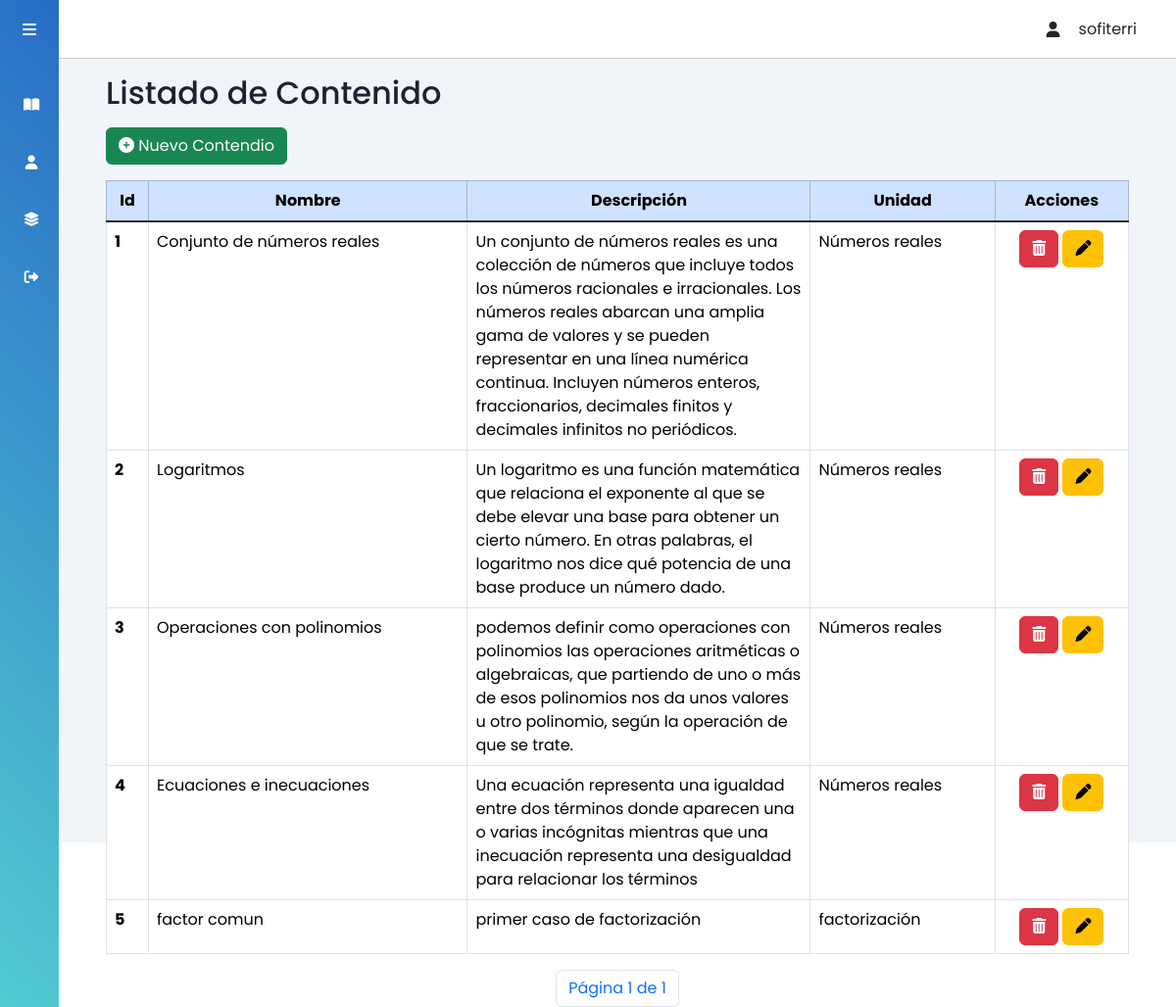
The app's page /contenido/ (signed in) with its own data.
### tasks/models.py (models this page shows, shortened)
class Contenido(models.Model):
    nombre = models.CharField(max_length=100)
    descripcion= models.TextField(blank=True)
    unidad = models.ForeignKey(Unidad, on_delete=models.CASCADE)

class Unidad(models.Model):
    nombre = models.CharField(max_length=100)
    def __str__(self):
        return self.nombre

### tasks/views.py (the view)
# urls.py: path('contenido/', views.vwcontenido, name='contenido'),
@login_required
def vwcontenido(request):
    contenido_list = Contenido.objects.all()
    paginator = Paginator(contenido_list, 5)
    page = request.GET.get('page')  # Obtener el número de página de la URL
    try:
        contenido = paginator.page(page)
    except PageNotAnInteger:
        contenido = paginator.page(1)
    except EmptyPage:
        contenido = paginator.page(paginator.num_pages)
    return render(request, 'create_contenido.html', {'contenido': contenido, 'btnContenido': 'activado'})

### tasks/context_processors.py (called while the page is built)
def user_email(request):
    user = request.user
    if user.is_authenticated:
        email = user.email
        username = user.username
        first_name = user.first_name
        last_name = user.last_name
    else:
        email = None
        username = None
        first_name = None
        last_name = None
    return {
        'user_email': email,
        'user_username': username,
        'user_first_name': first_name,
        'user_last_name': last_name
    }

### tasks/templates/create_contenido.html (shortened to what this page needs)
{% extends 'profile.html' %}
{% load static %}
{% block content %}
<h2 class="dash-title">Listado de Contenido</h2>
<section class="row pl-5 w-100">
  <section class="form-group justify-content-center">
    <section class="col-sm-12">
      <button type="button" class="btn btn-success" data-bs-toggle="modal" data-bs-target="#modalRegister-Contenido">
        <i class="fa fa-plus-circle"></i> Nuevo Contendio
      </button>
      <div id="alertContainer" class="position-absolute top-0 end-0" style="padding-top: 20px;padding-right: 10px;">
      </div>
    </section>
  </section>
</section>
<div class="row">
  <div class="col-md-12 tabla-unidad mt-3">
    <table class="table table-bordered">
      <thead class="table-primary fixed-column-width">
        <tr class="encabezados-tabla">
          <th scope="col">Id</th>
          <th scope="col">Nombre</th>
          <th class="descripcion" scope="col">Descripción</th>
          <th scope="col">Unidad</th>
          <th scope="col">Acciones</th>
        </tr>
      </thead>
      <tbody class="table-group-divider ">
        {% if contenido %}
        {% for u in contenido %}
        <tr class="cuerpo-tabla" data-id="{{ u.id }}">
          <th scope="row">{{ u.id }}</th>
          <td class="nombre-contenido">{{ u.nombre }}</td>
          <td class="descripcion-contenido">{{ u.descripcion }}</td>
          <td class="unidad-contenido">{{ u.unidad }}</td>
          <td class="btnAc">
            <a class="btn btn-danger" href="javascript:confi_delet_contenido({{u.id}});"><i class="fa fa-trash"
                aria-hidden="true"></i></a>
            <button type="button" vid="{{ u.id }}" class="btnObtenerContenido btn btn-warning" data-bs-toggle="modal"
              data-bs-target="#modalEdit-Contenido">
              <i class="fa-solid fa-pen"></i>
            </button>
          </td>
        </tr>
        {% endfor %}
        {% else %}
        <p>No se encontraron contenido registradas.</p>
        {% endif %}
      </tbody>
    </table>
    <div class="d-flex justify-content-center mt-3" class="page-link">
      <div class="pagination">
        <li class="page-item"><a class="page-link">
          Página {{ contenido.number }} de {{ contenido.paginator.num_pages }}</a></li>
      </div>
    </div>
  </div>
</div>
{% endblock %}

### tasks/templates/profile.html (shortened to what this page needs)
{% load static %}
<!DOCTYPE html>
<html lang="en">
<head>
    <link href="https://cdn.jsdelivr.net/npm/bootstrap@5.3.1/dist/css/bootstrap.min.css" rel="stylesheet"
>
    <link rel="stylesheet" href="{% static 'css/style-profile.css' %}">
</head>
<body>
    <div class="panel-izquierdo">
        <div class="panel-izquierdo-encabezados">
            <label for="panel-izquierdo-boton" class="fa-solid fa-bars"></label>
        </div>
        <div class="panel-izquierdo-opciones">
            <ul>
                {% if user.is_authenticated %}
                {% if perms.tasks.add_unidad %}
                <li>
                    <a class="btn-opcion {{ btnUnidad }}" href="{% url 'unidad' %}">
                        <span class="fas fa-clipboard-check"></span>
                        <span>Unidad</span>
                    </a>
                </li>
                <li>
                    <a href="{% url 'contenido' %}">
                        <span class="fas fa-book-open"></span>
                        <span>Contenido</span>
                    </a>
                </li>
                <li>
                    <a href="{% url 'temas' %}">
                        <span class="fas fa-lightbulb"></span>
                        <span>Temas</span>
                    </a>
                </li>
                <li>
                    <a href="{% url 'material' %}">
                        <span class="fas fa-file-alt"></span>
                        <span>Material</span>
                    </a>
                </li>
                <li>
                    <a href="{% url 'visualizar_reporte' %}">
                        <span class="fa-solid fa-clipboard-user"></span>
                        <span>Reportes Estudiantes</span>
                    </a>
                </li>
                <li>
                    <a href="{% url 'aula_documento' %}">
                        <span class="fa-solid fa-file"></span>
                        <span>Reportes Contenido</span>
                    </a>
                </li>
                {% else %}
                <li>
                    <a href="{% url 'contenido_alu' %}">
                        <span class="fa-solid fa-book-open"></span>
                    </a>
                </li>
                <li>
                    <a href="{% url 'perfil_alu' %}">
                        <span class="fa-solid fa-user"></span>
                    </a>
                </li>
                <li>
                    <a href="{% url 'avance_alu' %}">
                        <span class="fa-solid fa-layer-group"></span>
                    </a>
                </li>
                {% endif %}
                <li>
                    <a href="{% url 'logout' %}">
                        <span class="fa-solid fa-right-from-bracket"></span>
                    </a>
                </li>
                {% endif %}
            </ul>
        </div>
    </div>
    <div class="main-content">
        <header class="encabezados-contenido">
            <div class="social-icons me-4">
                <span class="fa-solid fa-user"></span>
                <span>{% if user_email %}{{ user_email }}{% else %}Invitado{% endif %}</span>
            </div>
        </header>
        <main>
            {% block content %}
            {% endblock %}
        </main>
    </div>
</body>
</html>

### static/css/style-profile.css (style rules this page uses)
:root { --main-color: #004aad; --main-colo2: #5DE0E6; --color-dark: #1D2231; --text-orange: #fcab4f; --text-black: #0d0f14; --text-white: #fff; }
* { font-family: 'Poppins', sans-serif; margin: 0; padding: 0; box-sizing: border-box; }
.panel-izquierdo { height: 100%; width: 240px; position: fixed; left: 0; top: 0; z-index: 100; background: linear-gradient(45deg, #53CCD1, #286CC6); color: #fff; overflow-y: auto; transition: width 500ms; }
.panel-izquierdo li { padding: 1rem; margin: 5px 0; border-radius: 8px; transition: all 0.5s ease-in-out; list-style-type: none; cursor: pointer; }
.panel-izquierdo-encabezados { display: flex; justify-content: space-between; align-items: center; height: 60px; padding: 0rem 1rem; }
.panel-izquierdo-opciones { padding: 1rem; }
.panel-izquierdo-opciones ul { padding: 0; margin: 0; }
.panel-izquierdo-opciones li { cursor: pointer; }
.panel-izquierdo a { color: #fff; font-size: .9rem; text-decoration: none; }
.main-content { position: relative; margin-left: 240px; transition: margin-left 500ms; }
.encabezados-contenido { position: fixed; left: 240px; top: 0; z-index: 100; width: calc(100% - 240px); background: #fff; height: 60px; padding: 0rem 1rem; display: flex; align-items: center; justify-content: space-between; border-bottom: 1px solid #ccc; transition: left 500ms; }
.social-icons { display: flex; align-items: center; }
.social-icons span, .social-icons div { margin-left: 1.2rem; }
main { margin-top: 60px; background: #f1f5f9; min-height: 90vh; padding: 1rem 3rem; height: 100vh; }
.dash-title { color: var(--color-dark); margin-bottom: 1rem; }
.fixed-column-width .descripcion, .fixed-column-width .descripcion-contenido { width: 350px; word-wrap: break-word; }
.encabezados-tabla { text-align: center; padding: 4px 8px; }
.cuerpo-tabla { text-align: left; }
.btnAc { text-align: center; }
@media only screen and (max-width: 1200px) { .panel-izquierdo { width: 60px; z-index: 150; } }
@media only screen and (max-width: 1200px) { .panel-izquierdo .panel-izquierdo-encabezados, .panel-izquierdo li { display: flex; justify-content: center; } }
@media only screen and (max-width: 1200px) { .main-content { margin-left: 60px; } }
@media only screen and (max-width: 1200px) { .main-content .encabezados-contenido { left: 60px; width: calc(100% - 60px); } }

### records on screen
Contenido: id "1", nombre "Conjunto de números reales", descripcion "Un conjunto de números reales es una colección de números que incluye todos los números racionales e irracionales. Los números reales abarcan una amplia gama de valores y se pueden representar en una línea numérica continua. Incluyen números enteros, fraccionarios, decimales finitos y decimales infinitos no periódicos.", unidad "Números reales"
Contenido: id "2", nombre "Logaritmos", descripcion "Un logaritmo es una función matemática que relaciona el exponente al que se debe elevar una base para obtener un cierto número. En otras palabras, el logaritmo nos dice qué potencia de una base produce un número dado.", unidad "Números reales"
Contenido: id "3", nombre "Operaciones con polinomios", descripcion "podemos definir como operaciones con polinomios las operaciones aritméticas o algebraicas, que partiendo de uno o más de esos polinomios nos da unos valores u otro polinomio, según la operación de que se trate.", unidad "Números reales"
Contenido: id "4", nombre "Ecuaciones e inecuaciones", descripcion "Una ecuación representa una igualdad entre dos términos donde aparecen una o varias incógnitas mientras que una inecuación representa una desigualdad para relacionar los términos", unidad "Números reales"
Contenido: id "5", nombre "factor comun", descripcion "primer caso de factorización", unidad "factorización"

### other values on screen
{{ user_email }} "sofiterri"
{{ contenido.number }} "1"
{{ contenido.paginator.num_pages }} "1"
